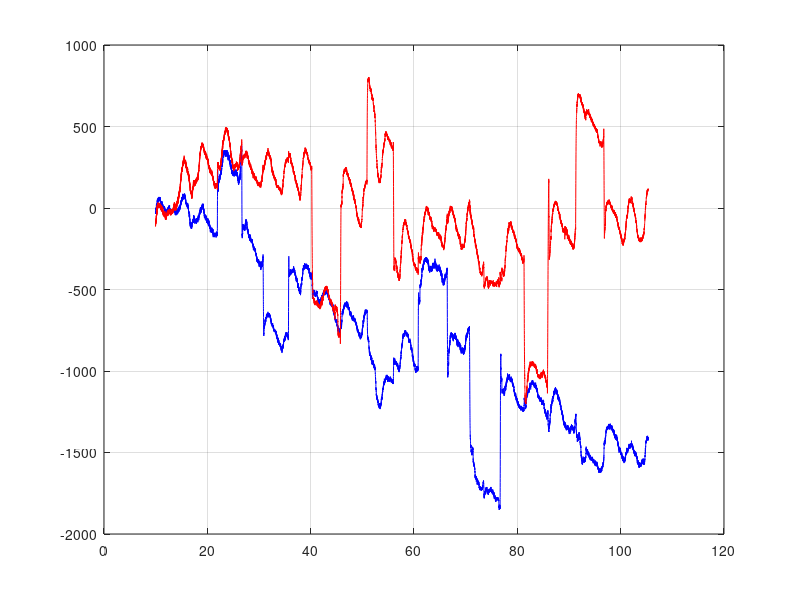

This chart was generated by the following MATLAB code:
%incarcare fisier *.mat
load('EOG_test2.mat');

feqs = 255;
seconds = 10;

timestamp = y(1,:);
samples = length(timestamp);
ch1 = y(2,:);
ch2 = y(3,:);

ch1 = ch1((feqs*seconds+1):samples);
ch2 = ch2((feqs*seconds+1):samples);
timestamp = timestamp(feqs*seconds+1:samples);

avg1 = mean(ch1(1:(feqs*5)));
avg2 = mean(ch2(1:(feqs*5)));

ch1 = ch1 - avg1;
ch2 = ch2 - avg2;

x1 = 50 * 255;
x2 = 52 * 255;
delta = (ch2(x2)-ch2(x1)) / ((52-50)*255);
cdelta = 0;

%{
for i=1:length(ch2)
    ch2(i) = ch2(i) - cdelta;
    cdelta = cdelta + delta;
end
%}

plot(timestamp,ch1,'b');
hold on;
plot(timestamp,ch2,'r');
grid on;